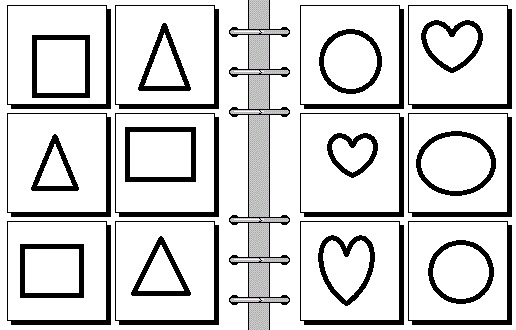
#> input picture someimage.jpg, 516 x 330 px
$ python bongard_problem.py
#> lines starting #> are read from the running program, lines starting #| are printed output that depends on the picture; after the words box and inside, x2 and y2 are one past the last pixel; in counts of white or black regions, pixels touching at a corner belong together
### cell.py
"""
Implementa la clase Cell, que modela a una celda E_k de un problema E.
"""

from functools import cached_property

import cv2
from sklearn.cluster import DBSCAN
import matplotlib.pyplot as plt
import numpy as np

from segment import Segment, EmptySegment

np.random.seed(0)
segmentator = DBSCAN(eps=np.sqrt(2), min_samples=2)


class NoPointException(Exception):
    pass


class Cell:
    def __init__(self, cell, n, bp_id):
        self.bp_id = bp_id
        self.n_cell = n
        self.id = f"{bp_id}_{n}"
        self.as_array = cell
        self.points = np.argwhere(self.as_array.reshape(98, 98) != 0)

    def __repr__(self):
        id, n = self.id.split('_')
        return f"{self.__class__.__name__}(bp_id={id}, n={n})"

    # [9 lines left out: function show, not called in this run]

    @cached_property
    def segmentation(self):
        try:
            return segmentator.fit(self.points)
        except ValueError:
            raise NoPointException("Celda no contiene puntos")

    @cached_property
    def components(self):
        """
        Diccionario que relaciona una etiqueta con su componente.

        Retorna:
        --------
        dict_clusters: Dict[int, List]
            Asocia la etiqueta E con todos los puntos etiquetados E por el clustering.
        """
        try:
            dict_clusters = {label: []
                             for label in np.unique(self.segmentation.labels_)}
            for i, xi in enumerate(self.points):
                label_i = self.segmentation.labels_[i]
                dict_clusters[label_i].append(xi)

            filter_dict_clusters = {}
            iteration = 0
            for set_points in dict_clusters.values():
                if len(set_points) > 3:
                    filter_dict_clusters[iteration] = set_points
                    iteration += 1
            return filter_dict_clusters
        except NoPointException:
            return {}

    # [28 lines left out: functions segmentation_array, show_segmentation, not called in this run]

    def get_component(self, n_component):
        """
        Arreglo binario con solamente una componente.

        Parámetros:
        -----------
        n_component: int
            Número correspondiente al label de un cluster.
        Retorna:
        --------
        img_points: np.ndarray de shape (98, 98)
            Indicatriz del cluster.
        """
        component = self.components[n_component]
        img_points = np.zeros([98, 98], dtype=np.uint8)
        for x, y in component:
            img_points[x, y] = 255
        return img_points

    def segment_list(self):
        if not self.components:
            return [EmptySegment([], self.id, 0)]
        return [Segment(self.get_component(n), self.id, n)
                for n in self.components.keys()]

### solver.py
"""
Implementa la clase Solver del los BP.
"""

from functools import cached_property
from itertools import product

import pandas as pd
import numpy as np

from sklearn.preprocessing import RobustScaler
from sklearn.feature_selection import SelectKBest, f_classif
from sklearn.model_selection import cross_val_score
from sklearn.metrics import make_scorer
from sklearn.naive_bayes import GaussianNB
from sklearn.dummy import DummyClassifier
from sklearn.tree import DecisionTreeClassifier
from sklearn.svm import SVC
from sklearn.linear_model import Perceptron, Lasso


def equals(y_true, y_pred):
    return all(y_true == y_pred)


def custom_split():
    for test_index in product(range(6), range(6, 12)):
        train_index = tuple(x for x in range(12) if x not in test_index)
        yield train_index, test_index


equals_scorer = make_scorer(equals)
split = list(custom_split())


class BPSolver:
    def __init__(self, bp, n_select=1, alpha_lasso=0, n_lasso=0, first=5,
                 scale=True, **cluster_params):
        self.bp = bp
        self.segment_vect = bp.segment_rep_table
        self.bp_class = bp.problem_class
        self.solutions = {}
        self.cluster_params = cluster_params
        self.y = np.arange(12) < 6
        self.n_select = n_select
        self.alpha_lasso = alpha_lasso
        self.n_lasso = n_lasso
        self.first = first
        self.scale = scale
        self.atts = []
        self.columns = []

    @property
    def raw_X(self):
        if self.bp_class == 0:
            return self.segment_vect
        else:
            return self.bp.cluster_rep(**self.cluster_params)

    @cached_property
    def processed_X(self):
        X = self.raw_X.copy()
        if self.bp_class != 0 and self.first > 0:
            X.drop(X.columns[self.first:], axis=1, inplace=True)
        if self.scale:
            X = pd.DataFrame(RobustScaler().fit_transform(X),
                             columns=X.columns)
        if self.n_select > 0:
            reducer = SelectKBest(f_classif, k=self.n_select).fit(X, self.y)
            self.atts = X.columns[reducer.get_support(True)]
            X = pd.DataFrame(reducer.transform(X), columns=self.atts)
        elif self.alpha_lasso > 0:
            lasso = Lasso(alpha=self.alpha_lasso).fit(X, self.y)
            n_best = np.argpartition(
                abs(lasso.coef_), -self.n_lasso)[-self.n_lasso:]
            self.atts = [X.columns[i]
                         for i in n_best if abs(lasso.coef_[i]) > 0]
            X.drop([col for col in X.columns if col not in self.atts],
                   axis=1, inplace=True)
        self.columns = X.columns
        return X.replace(np.nan, 0)

    def solve(self, clf, n_jobs=6):
        score = cross_val_score(clf, self.processed_X, self.y, cv=split,
                                n_jobs=n_jobs, scoring=equals_scorer)
        self.solutions[clf.__repr__()] = score.mean()

    def default_solve(self):
        default_clfs = (Perceptron(tol=1e-6, random_state=0),
                        SVC(kernel='rbf', gamma='auto', tol=1e-6),
                        GaussianNB(),
                        DecisionTreeClassifier(random_state=1),
                        DummyClassifier(strategy="uniform"))
        for clf in default_clfs:
            self.solve(clf)

    def solved_pd(self):
        return pd.DataFrame(self.solutions, ["Score"]).T


# [26 lines that do not run on import are left out]

### segment.py
"""
Implementa las propiedades de un segmento.
"""

import cv2
import matplotlib.pyplot as plt
import numpy as np


COLUMNS = ["area contorno", "area envoltura convexa", "perimetro contorno",
           "perimetro envoltura convexa", "masa", "hull size", "size", "ratio area",
           "ratio perimetro", "elipticidad", "inclinación", "orientación", "excentricidad",
           "centroide x", "centroide y", "circularidad contorno", "circularidad hull",
           "centralidad x", "centralidad y", "skewness x", "skewness y", "H1", "H2",
           "H3", "H4"]


def handle_zero_division(default):
    def wrapper(f):
        def inner(*a):
            try:
                return f(*a)
            except ZeroDivisionError:
                return default
        return inner
    return wrapper


class BaseSegment:
    def __init__(self, array, id, n):
        self.id = f"{id}_{n}"
        self.array = array

    def __repr__(self):
        return f"{self.__class__.__name__}({self.id})"

    # [6 lines left out: function show, not called in this run]

    def rep_vect(self):
        pass

    def rep_dict(self):
        dict = {col: val for col, val in zip(COLUMNS, self.rep_vect())}
        dict["ID"] = self.id
        return dict


class EmptySegment(BaseSegment):
    def rep_vect(self):
        return np.zeros(len(COLUMNS))


class Segment(BaseSegment):
    def __init__(self, array, id, n):
        BaseSegment.__init__(self, array, id, n)
        self.array = array
        self.mass = array[array >= 127].size
        contours, hierarchy = cv2.findContours(self.array, cv2.RETR_TREE,
                                               cv2.CHAIN_APPROX_NONE)
        contour = max(contours, key=cv2.contourArea)
        self.contour_area = cv2.contourArea(contour)
        moments = cv2.moments(self.array)
        self.moments = moments
        hu_moments = np.array(cv2.HuMoments(moments)).flatten()[0:4]
        self.tr_moments = np.sign(-hu_moments) * np.log(abs(hu_moments))
        self.hull = cv2.convexHull(contour)
        self.centrality = moments["nu12"], moments["nu21"]
        self.skewness = moments["nu30"], moments["nu03"]
        self.hull_area = cv2.contourArea(self.hull)
        self.perimetro_hull = cv2.arcLength(self.hull, True)
        self.perimetro = cv2.arcLength(contour, True)
        self.inclination = (moments["nu20"]) / (10**(-12) + moments["nu02"])

    @property
    @handle_zero_division([0, 0])
    def centroid(self):
        moments = self.moments
        cx, cy = moments["m10"] / \
            moments["m00"], moments["m01"] / moments["m00"]
        return [cx, cy]

    @property
    @handle_zero_division([0, 0])
    def circularity(self):
        return [4 * np.pi * self.contour_area / (self.perimetro**2),
                4 * np.pi * self.hull_area / (self.perimetro_hull**2)]

    @property
    @handle_zero_division(0)
    def ellipticity(self):
        H1, H2 = self.tr_moments[0:2]
        return (1 / (2 * (np.pi**2))) * (1 / (H1 * np.sqrt(4 * H2 + (1 / (np.pi**2))) - 2 * H2))

    @property
    @handle_zero_division(0)
    def orientation(self):
        moments = self.moments
        r = 2 * moments["mu11"] / (moments["mu20"] - moments["mu02"])
        return (1 / 2) * np.arctan(r)

    @property
    @handle_zero_division(0)
    def eccentricity(self):
        moments = self.moments
        m00 = moments["m00"]
        mu20_ = moments["mu20"] / m00
        mu02_ = moments["mu02"] / m00
        mu11_ = moments["mu11"] / m00
        r0 = (mu20_ + mu02_) / 2
        r1 = 4 * (mu11_**2) + (mu20_ - mu02_)**2
        l1 = r0 + np.sqrt(r1) / 2
        l2 = r0 - np.sqrt(r1) / 2
        return np.sqrt(1 - l2 / l1)

    @property
    @handle_zero_division(0)
    def ratio_area(self):
        return self.contour_area / self.hull_area

    @property
    @handle_zero_division(0)
    def ratio_perimetro(self):
        return self.perimetro / self.perimetro_hull

    def rep_vect(self):
        escala_masa = np.array([self.contour_area, self.hull_area, self.perimetro,
                                self.perimetro_hull]) / self.mass
        otros = [self.mass, self.hull.size, self.contour_area,
                 self.ratio_area, self.ratio_perimetro,
                 self.ellipticity, self.inclination, self.orientation, self.eccentricity]
        return np.concatenate((escala_masa, otros, self.centroid, self.circularity,
                               self.centrality, self.skewness, self.tr_moments))

### bongard_problem.py
"""
Implementa la clase BongardProblem, que modela al problema entero.
"""

from functools import cached_property

import pandas as pd
import numpy as np
import matplotlib.pyplot as plt
from sklearn.cluster import AgglomerativeClustering
import cv2

from cell import Cell
from segment import COLUMNS


def img_to_cells(img):
    w, h = 100 - 2, 100 - 2
    x0, y0 = 8, 6
    gap = 10
    n = 0
    dict_img_cells = {}
    for k in range(2):
        for i in range(3):
            for j in range(2):
                x, y = x0 + 293 * k + (w + gap) * j, y0 + (h + gap) * i
                cropped_img = img[y:y + h, x:x + w]
                dict_img_cells[n] = cropped_img
                n += 1
    return dict_img_cells.values()


class BongardProblem:
    """
    Clase que tiene las 12 celdas de un problema de Bongard.

    Referencia:
    -----------
    https://www.foundalis.com/res/bps/bpidx.htm
    """

    def __init__(self, filename, id=None):
#> called with filename = 'someimage.jpg'
        self.filename = filename
        if id is None:
            folder = filename.split("/")[-1]
            self.id = folder.split(".")[0]
        else:
            self.id = id
        im_gray = ~cv2.imread(filename, cv2.IMREAD_GRAYSCALE)
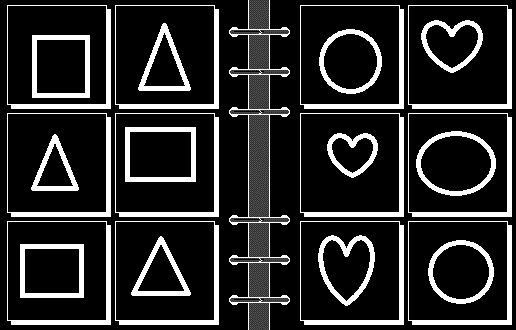
#> im_gray: shape (330, 516); min 0, max 255, mean 43.5
        im_bw = cv2.threshold(im_gray, 175, 255, cv2.THRESH_BINARY)[1]
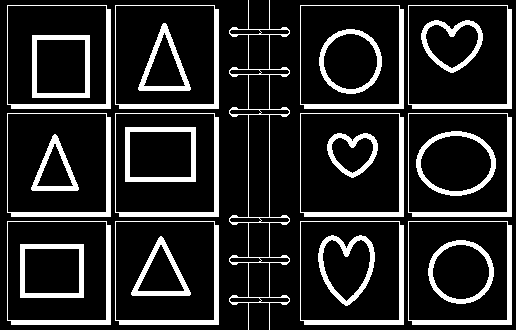
#> im_bw: shape (330, 516); 16% white; 25 white regions, largest, box (x1, y1, x2, y2) and area: (229, 0, 290, 330) 1686, (7, 5, 111, 109) 1180, (115, 5, 219, 109) 1180
        cells = img_to_cells(im_bw)
#> after the loop in img_to_cells, `for k in range(2):`: dict_img_cells = 12 items; n = 12
        self.cells = [Cell(cell, n, self.id) for n, cell in enumerate(cells)]
#> self.cells = 12 items
        self.problem_class = None  # Todavía no se calcula

    # [30 lines left out: functions show, show_segmentations, not called in this run]

    @cached_property
    def segment_rep_table(self):
        segment_lists = [cell.segment_list() for cell in self.cells]
#> segment_lists = 12 items
        flattened = [val for sublist in segment_lists for val in sublist]
#> flattened = 12 items
        dics = [segment.rep_dict() for segment in flattened]
#> dics = 12 items
        dict = {key: [dic[key] for dic in dics] for key in dics[0].keys()}
#> dict = 26 items
        as_pd = pd.DataFrame(dict, index=dict["ID"])
#> as_pd = table of 12 rows and 26 columns
        segment_indices = [int(ix.split("_")[1]) for ix in dict["ID"]]
#> segment_indices = [0, 1, 2, 3, 4, 5, 6, 7, 8, 9, 10, 11]
        if segment_indices != list(range(12)):
            self.problem_class = 1
        else:
            self.problem_class = 0
            simpler_index = ['_'.join(ix.split("_")[:-1]) for ix in dict["ID"]]
            as_pd["ID_"] = simpler_index
            as_pd.set_index("ID_", inplace=True)
        return as_pd.drop(["ID"], axis=1).replace(np.nan, 0)

    # [38 lines left out: functions cluster_segments, cluster_rep, not called in this run]


if __name__ == "__main__":
    # Test solve-bp
    filename = "someimage.jpg"
    selection = 0
    n_att = 1
    bp = BongardProblem(filename)
    from solver import BPSolver
    if selection == 0:
        s = BPSolver(bp, n_select=n_att, alpha_lasso=0, n_lasso=0)
#> in __init__, `self.segment_vect = bp.segment_rep_table`: self.segment_vect = table of 12 rows and 25 columns
    else:
        s = BPSolver(bp, n_select=0, alpha_lasso=0.1, n_lasso=n_att)
    s.default_solve()
#> the loop in default_solve, `for clf in default_clfs:` made 5 passes
    score = s.solved_pd().to_dict()["Score"]
#> score = {'Perceptron(tol=1e-06)': 1, "SVC(gamma='auto', tol=1e-06)": 1, 'GaussianNB()': 1, 'DecisionTreeClassifier(random_state=1)': 1, "DummyClassifier(strategy='uniform')": 0.333}
    keys = [key.split("(")[0] for key in score.keys()]
#> keys = ['Perceptron', 'SVC', 'GaussianNB', 'DecisionTreeClassifier', 'DummyClassifier']
    values = list(score.values())
#> values = [1, 1, 1, 1, 0.333]
    output = {keys[i]: v for i, v in enumerate(values)}
#> output = {'Perceptron': 1, 'SVC': 1, 'GaussianNB': 1, 'DecisionTreeClassifier': 1, 'DummyClassifier': 0.333}
    output["solution"] = list(s.columns)
